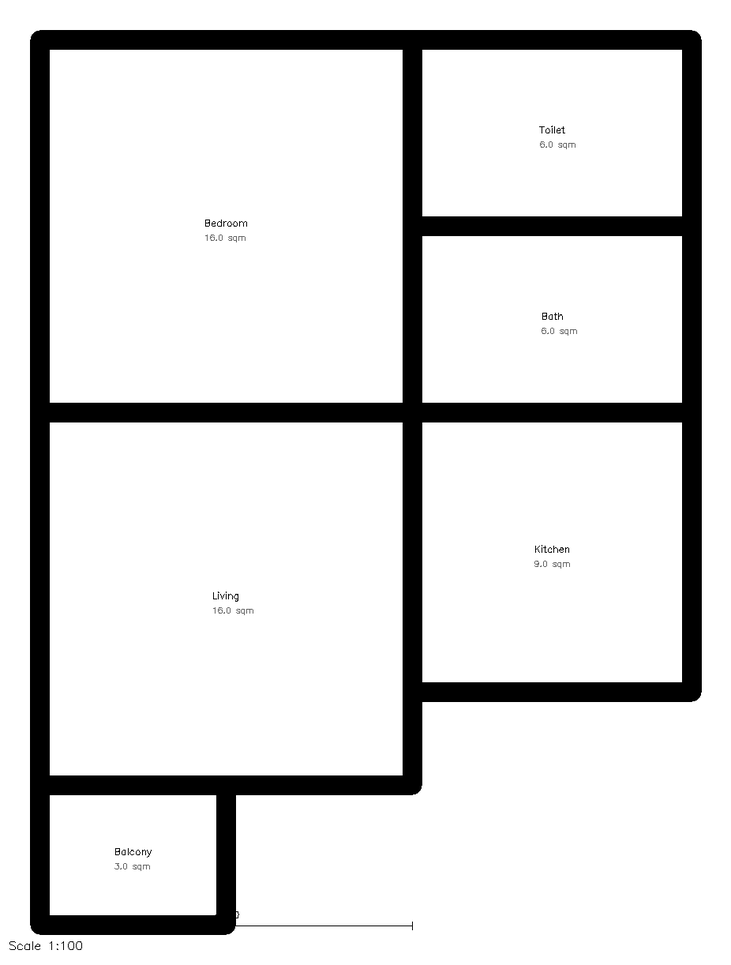
#> input picture data/benchmark/raw/synth_1bhk.png, 731 x 965 px, shrunk from 926 x 1222 before the run
$ python -i confidence.py   (imports and definitions only)
#> lines starting #> are read from the running program, lines starting #| are printed output that depends on the picture; after the words box and inside, x2 and y2 are one past the last pixel; in counts of white or black regions, pixels touching at a corner belong together
#> further down, picture is the input picture: shape (965, 731, 3); min 0, max 255, mean 220.8
"""
Confidence Calculator and Heatmap Generator
Visual confidence representation for QC.

Features:
- Per-element confidence scoring
- Green/yellow/red zone overlays
- Aggregate confidence for BOQ items
- Assumption tracking
"""

import cv2
import numpy as np
from dataclasses import dataclass, field
from typing import List, Dict, Optional, Tuple, Any
from pathlib import Path
import logging

logger = logging.getLogger(__name__)


@dataclass
class ConfidenceZone:
    """Confidence zone for a region."""
    zone_id: str
    region_type: str  # room, wall, opening
    bbox: Tuple[int, int, int, int]
    confidence: float
    source: str
    notes: Optional[str] = None


@dataclass
class ConfidenceHeatmap:
    """Heatmap result."""
    image: np.ndarray
    zones: List[ConfidenceZone]
    overall_confidence: float
    by_category: Dict[str, float]


class ConfidenceCalculator:
    """
    Calculate and visualize detection confidence.

    Confidence levels:
    - High (green): 0.8-1.0 - Measured/detected with high certainty
    - Medium (yellow): 0.5-0.8 - Inferred or partially detected
    - Low (red): 0.0-0.5 - Assumed or estimated
    """

    # Confidence colors (BGR)
    COLORS = {
        "high": (0, 200, 0),      # Green
        "medium": (0, 200, 200),  # Yellow
        "low": (0, 0, 200),       # Red
    }

    # Confidence thresholds
    HIGH_THRESHOLD = 0.75
    MEDIUM_THRESHOLD = 0.50

    # Source confidence weights
    SOURCE_CONFIDENCE = {
        "schedule_detection": 0.90,
        "vector_extraction": 0.85,
        "room_detection": 0.80,
        "wall_detection": 0.75,
        "opening_detection": 0.70,
        "ocr_text": 0.65,
        "room_finish_mapping": 0.60,
        "rule_of_thumb": 0.55,
        "calculation": 0.50,
        "assumption": 0.40,
        "default": 0.30,
    }

    def __init__(self):
        self.zones: List[ConfidenceZone] = []

    # [114 lines left out: functions calculate_item_confidence, get_confidence_level, add_zone, calculate_overall_confidence, _categorize_source, not called in this run]

    def generate_heatmap(
        self,
        base_image: np.ndarray,
        rooms: Optional[List[Dict]] = None,
        openings: Optional[List[Dict]] = None,
        walls_mask: Optional[np.ndarray] = None,
        alpha: float = 0.4,
    ) -> ConfidenceHeatmap:
        """
        Generate confidence heatmap overlay.

        Args:
            base_image: Original plan image
            rooms: List of room dicts with confidence
            openings: List of openings with confidence
            walls_mask: Wall detection mask
            alpha: Overlay transparency

        Returns:
            ConfidenceHeatmap with overlay image
        """
#> called with alpha = 0.4
        # Ensure color image
        if len(base_image.shape) == 2:
            overlay = cv2.cvtColor(base_image, cv2.COLOR_GRAY2BGR)
        else:
            overlay = base_image.copy()

        # Create confidence overlay
        conf_overlay = np.zeros_like(overlay)

        # Add room confidence zones
        if rooms:
            for room in rooms:
                conf = room.get("confidence", 0.5)
                vertices = room.get("polygon_vertices", room.get("vertices", []))

                if vertices and len(vertices) >= 3:
                    pts = np.array(vertices, np.int32).reshape((-1, 1, 2))
                    color = self._get_confidence_color(conf)

                    # Fill polygon
                    cv2.fillPoly(conf_overlay, [pts], color)

                    # Add to zones
                    x_coords = [v[0] for v in vertices]
                    y_coords = [v[1] for v in vertices]
                    bbox = (min(x_coords), min(y_coords), max(x_coords), max(y_coords))

                    self.add_zone(
                        zone_id=room.get("room_id", room.get("id", "")),
                        region_type="room",
                        bbox=bbox,
                        confidence=conf,
                        source="room_detection",
                    )

        # Add opening confidence zones
        if openings:
            for opening in openings:
                conf = opening.get("confidence", 0.5)
                bbox = opening.get("bbox", [0, 0, 0, 0])

                if bbox and len(bbox) == 4:
                    x1, y1, x2, y2 = [int(v) for v in bbox]
                    color = self._get_confidence_color(conf)

                    # Draw rectangle
                    cv2.rectangle(conf_overlay, (x1, y1), (x2, y2), color, -1)

                    self.add_zone(
                        zone_id=opening.get("id", ""),
                        region_type="opening",
                        bbox=(x1, y1, x2, y2),
                        confidence=conf,
                        source="opening_detection",
                    )

        # Add wall confidence (if mask provided)
        if walls_mask is not None:
            wall_conf = 0.75  # Default wall detection confidence
            color = self._get_confidence_color(wall_conf)

            # Create colored wall overlay
            wall_colored = np.zeros_like(overlay)
            wall_colored[walls_mask > 0] = color

            # Blend with confidence overlay
            conf_overlay = cv2.addWeighted(conf_overlay, 1.0, wall_colored, 0.3, 0)

        # Blend with original
        result = cv2.addWeighted(overlay, 1 - alpha, conf_overlay, alpha, 0)
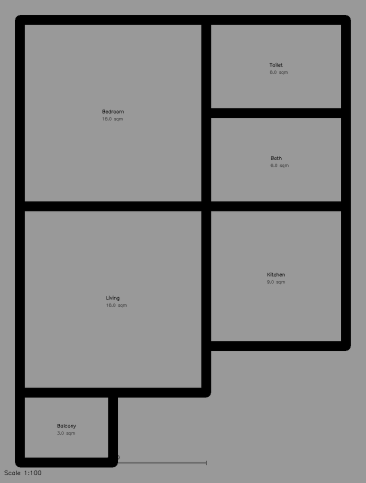
#> result: shape (965, 731, 3) (shown at 1/2 size); min 0, max 153, mean 132.5

        # Add legend
        self._draw_legend(result)

        # Calculate overall confidence
        all_confs = [z.confidence for z in self.zones]
        overall = sum(all_confs) / len(all_confs) if all_confs else 0.5

        by_category = {}
        for z in self.zones:
            cat = z.region_type
            if cat not in by_category:
                by_category[cat] = []
            by_category[cat].append(z.confidence)

        by_category_avg = {
            cat: sum(confs) / len(confs)
            for cat, confs in by_category.items()
        }

        return ConfidenceHeatmap(
            image=result,
            zones=self.zones,
            overall_confidence=overall,
            by_category=by_category_avg,
        )

    # [4 lines left out: function _get_confidence_color, not called in this run]

    def _draw_legend(self, image: np.ndarray) -> None:
        """Draw confidence legend on image."""
        h, w = image.shape[:2]

        # Legend background
        legend_h = 100
        legend_w = 180
        cv2.rectangle(
            image,
            (w - legend_w - 10, 10),
            (w - 10, legend_h),
            (255, 255, 255),
            -1
        )
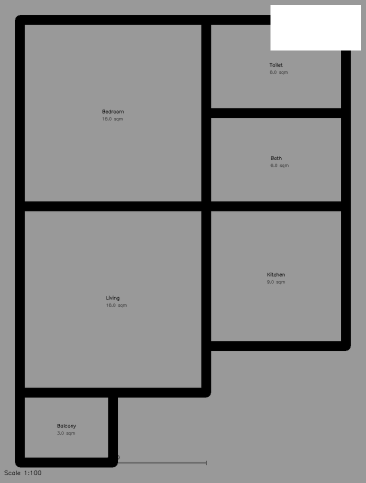
#> image: shape (965, 731, 3) (shown at 1/2 size); min 0, max 255, mean 135.8
        cv2.rectangle(
            image,
            (w - legend_w - 10, 10),
            (w - 10, legend_h),
            (0, 0, 0),
            1
        )
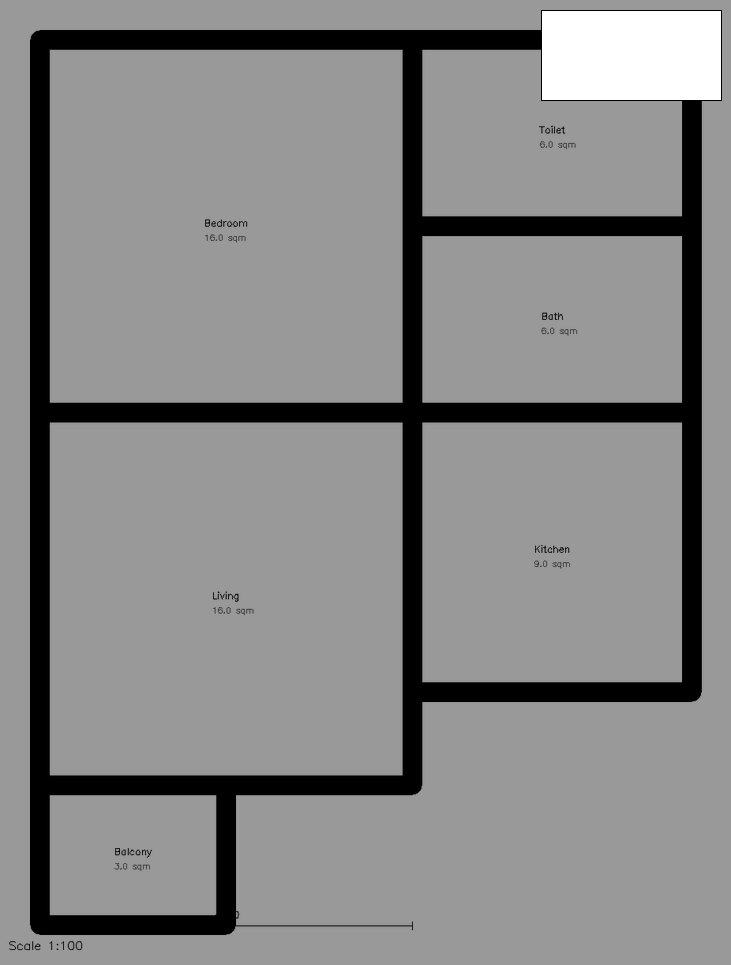
#> image: shape (965, 731, 3); 0.08% of pixels changed, all inside (x1, y1, x2, y2) = (541, 10, 722, 101)

        # Title
        cv2.putText(
            image, "Confidence",
            (w - legend_w, 30),
            cv2.FONT_HERSHEY_SIMPLEX, 0.5, (0, 0, 0), 1
        )
#> image: shape (965, 731, 3); 0.03% of pixels changed, all inside (x1, y1, x2, y2) = (553, 19, 636, 31)

        # Legend items
        y = 50
        for level, color in [("High (≥0.75)", self.COLORS["high"]),
                            ("Medium (0.5-0.75)", self.COLORS["medium"]),
                            ("Low (<0.5)", self.COLORS["low"])]:
            cv2.rectangle(image, (w - legend_w, y), (w - legend_w + 15, y + 12), color, -1)
            cv2.putText(
                image, level,
                (w - legend_w + 20, y + 10),
                cv2.FONT_HERSHEY_SIMPLEX, 0.35, (0, 0, 0), 1
            )
            y += 18
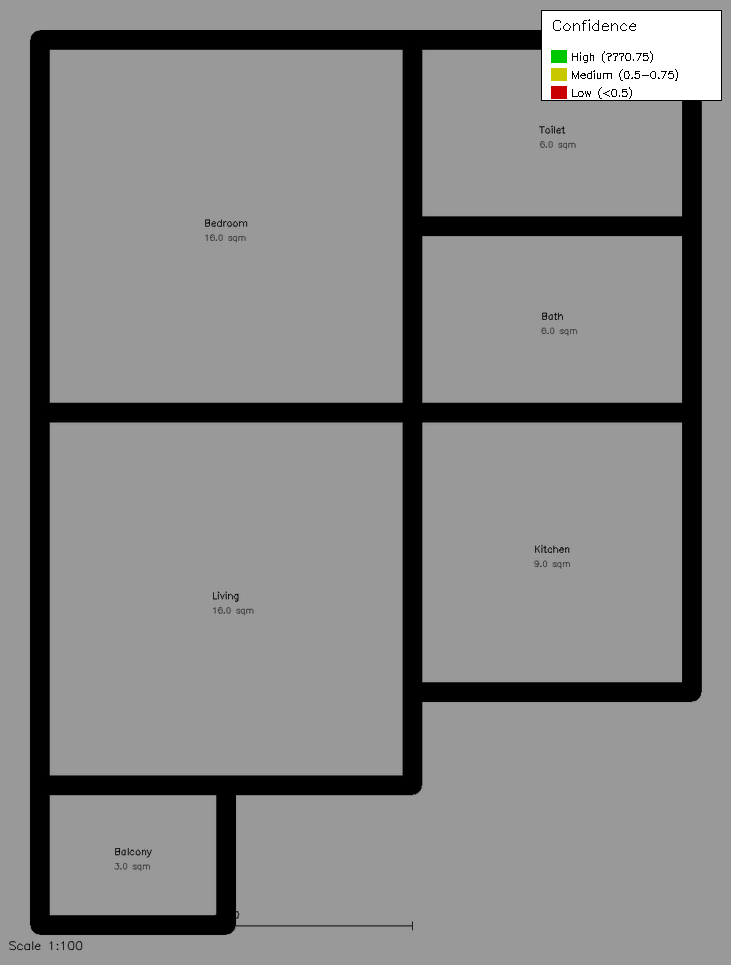
#> image: shape (965, 731, 3); mean B, G, R 135.1, 135.2, 135.2
#> after the loop, y = 104

    # [71 lines left out: functions export_confidence_report, create_confidence_summary, not called in this run]

>>> import cv2
>>> picture = cv2.imread('../../data/benchmark/raw/synth_1bhk.png')
>>> result = ConfidenceCalculator().generate_heatmap(picture)

$ run again, on data/benchmark/raw/synth_2bhk.png
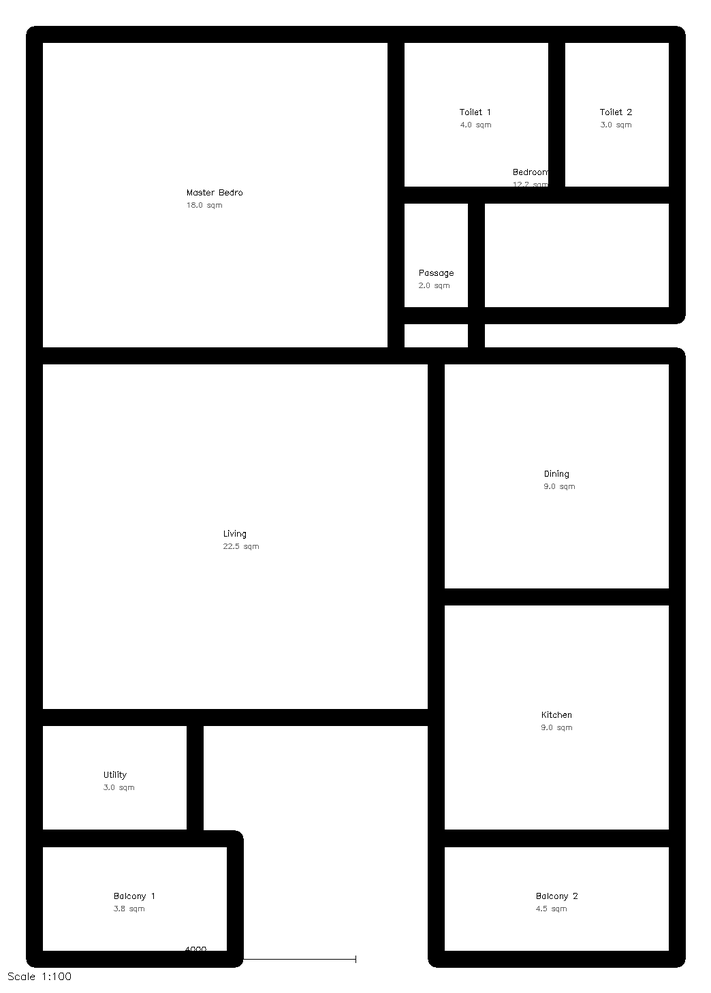
#> input picture data/benchmark/raw/synth_2bhk.png, 711 x 993 px, shrunk from 1044 x 1458 before the run
#> picture is the input picture: shape (993, 711, 3); min 0, max 255, mean 214.6
#> in _draw_legend, `cv2.rectangle( image, (w - legend_w - 10, 10), (w - 10, legend_h), (0,..`:
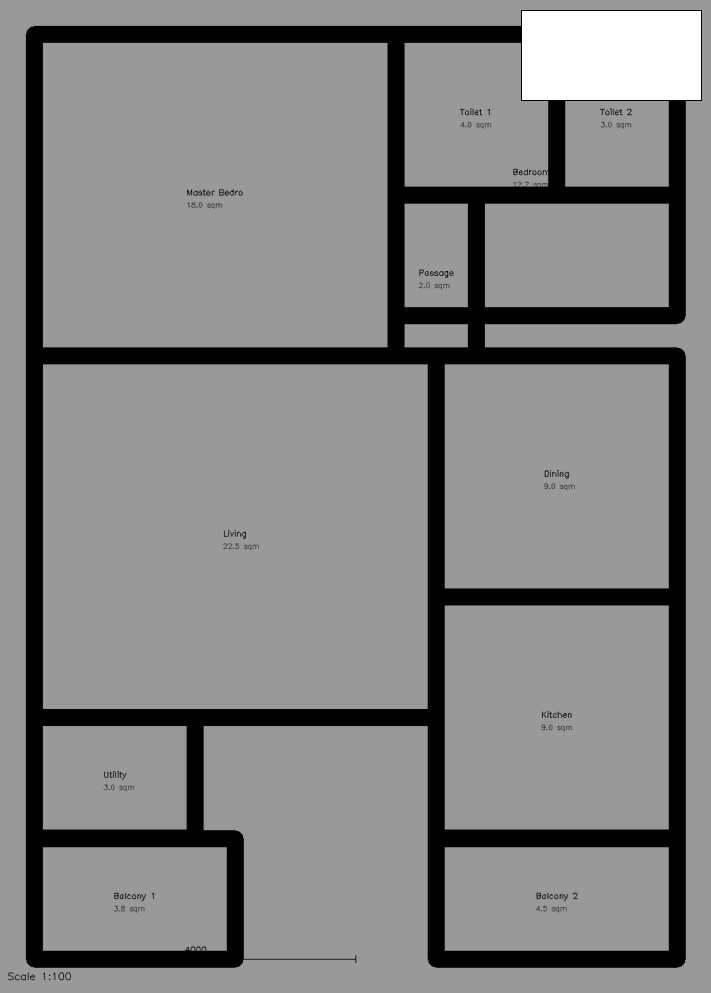
#> image: shape (993, 711, 3); min 0, max 255, mean 132
#> after the loop in _draw_legend, `for level, color in [("High (≥0.75)", self.COLORS["high"]),`:
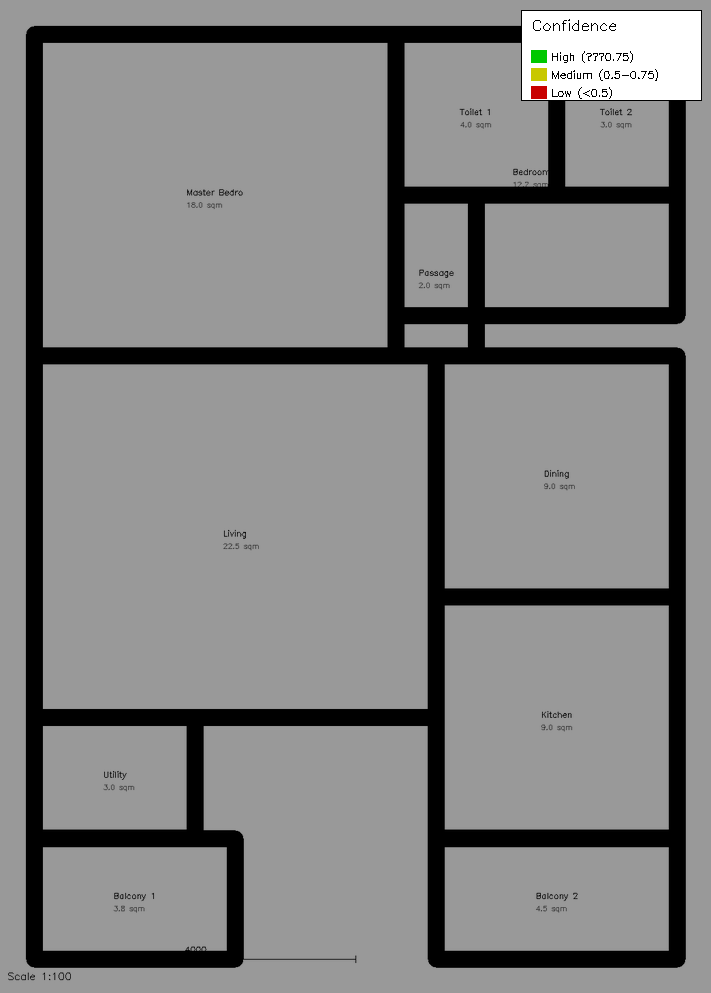
#> image: shape (993, 711, 3); mean B, G, R 131.5, 131.6, 131.6
#> after the loop in _draw_legend, `for level, color in [("High (≥0.75)", self.COLORS["high"]),`: y = 104

$ run again, on data/benchmark/raw/synth_3bhk.png
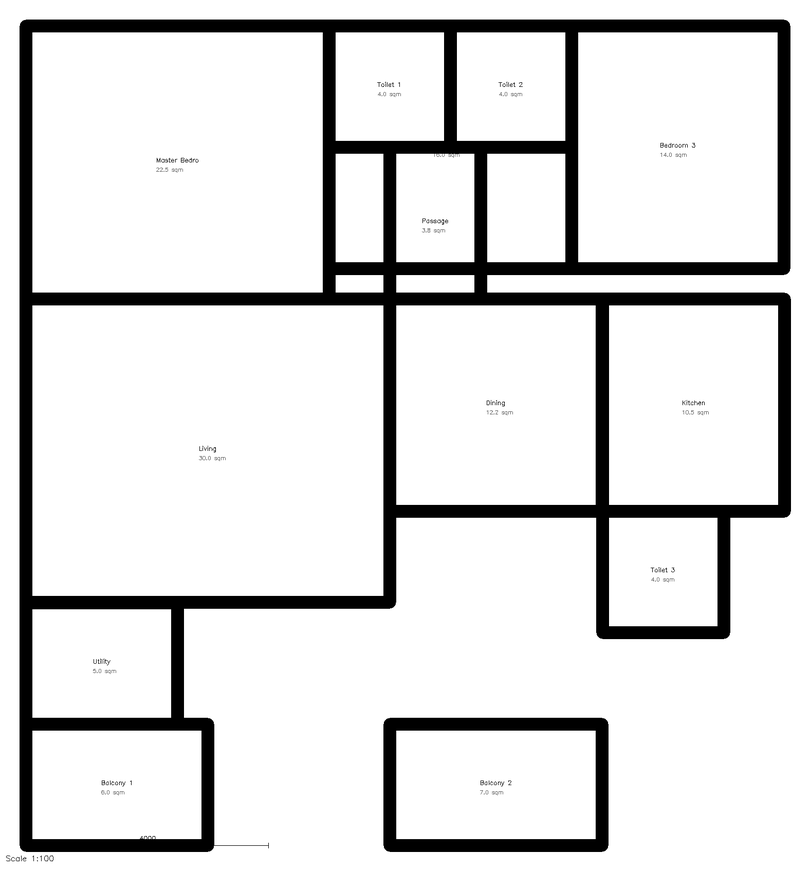
#> input picture data/benchmark/raw/synth_3bhk.png, 810 x 871 px, shrunk from 1576 x 1694 before the run
#> picture is the input picture: shape (871, 810, 3); min 0, max 255, mean 221.5
#> in _draw_legend, `cv2.rectangle( image, (w - legend_w - 10, 10), (w - 10, legend_h), (0,..`:
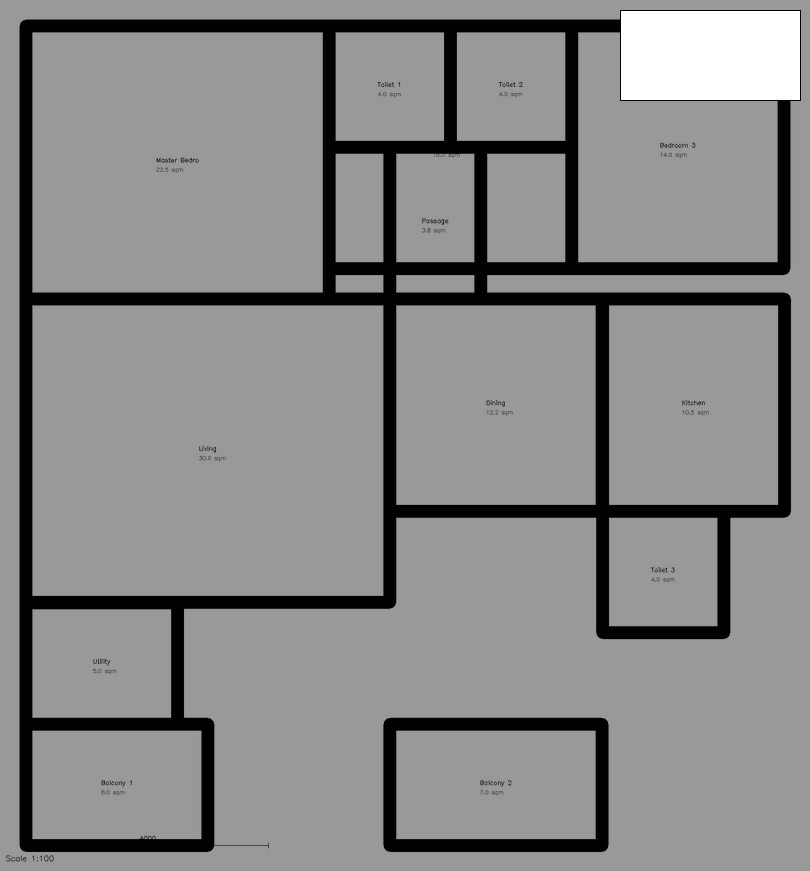
#> image: shape (871, 810, 3); min 0, max 255, mean 135.7
#> after the loop in _draw_legend, `for level, color in [("High (≥0.75)", self.COLORS["high"]),`:
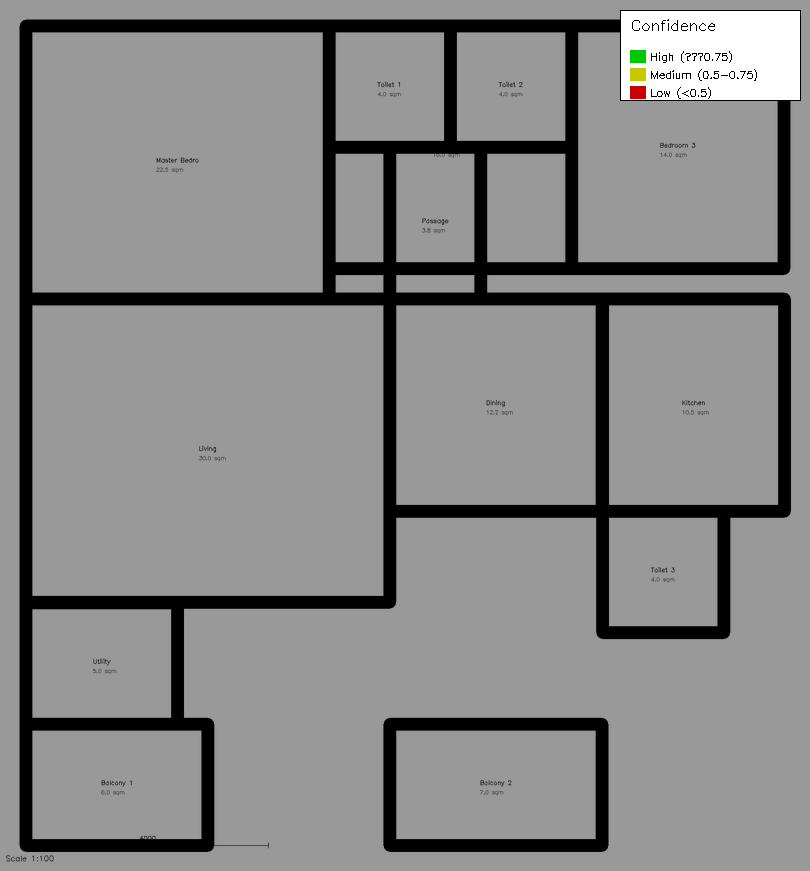
#> image: shape (871, 810, 3); mean B, G, R 135.2, 135.3, 135.3
#> after the loop in _draw_legend, `for level, color in [("High (≥0.75)", self.COLORS["high"]),`: y = 104
